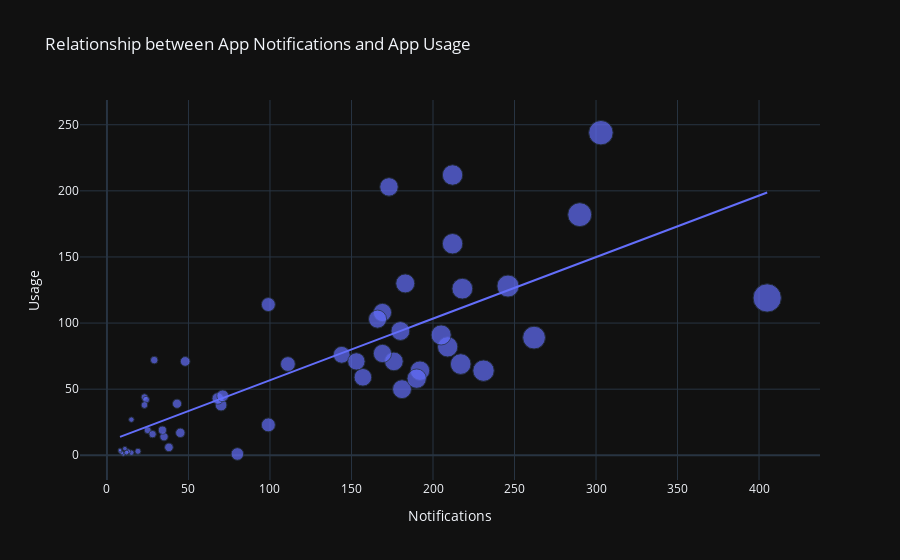

The cell this chart's notebook holds for it:
### Markdown cell above
Let's analyse if there is any positive correlation between the number of notifications and the amount of usage.

### Code cell
figure = px.scatter(data_frame=data,
                    x = 'Notifications',
                    y = 'Usage',
                    size = 'Notifications',
#                     color='App',
                    trendline = 'ols',
                    title = 'Relationship between App Notifications and App Usage'
                   )
figure.show()

### Figure 1 — Plotly figure (JSON) as saved in the notebook; plotly's stock layout.template omitted (floating-point values rounded to 4 significant figures)
{"data": [{"hovertemplate": "Notifications=%{marker.size}<br>Usage=%{y}<extra></extra>", "legendgroup": "", "marker": {"color": "#636efa", "size": [70, 43, 231, 35, 19, 25, 23, 28, 15, 29, 24, 34, 23, 48, 68, 71, 180, 99, 45, 10, 15, 13, 9, 8, 8, 11, 12, 209, 111, 183, 157, 246, 169, 99, 144, 80, 38, 218, 205, 212, 217, 405, 166, 173, 290, 153, 192, 181, 176, 212, 303, 169, 190, 262], "sizemode": "area", "sizeref": 1.012, "symbol": "circle"}, "mode": "markers", "name": "", "orientation": "v", "showlegend": false, "x": [70, 43, 231, 35, 19, 25, 23, 28, 15, 29, 24, 34, 23, 48, 68, 71, 180, 99, 45, 10, 15, 13, 9, 8, 8, 11, 12, 209, 111, 183, 157, 246, 169, 99, 144, 80, 38, 218, 205, 212, 217, 405, 166, 173, 290, 153, 192, 181, 176, 212, 303, 169, 190, 262], "xaxis": "x", "y": [38, 39, 64, 14, 3, 19, 44, 16, 27, 72, 42, 19, 38, 71, 43, 45, 94, 114, 17, 1, 2, 3, 2, 3, 4, 5, 2, 82, 69, 130, 59, 128, 108, 23, 76, 1, 6, 126, 91, 160, 69, 119, 103, 203, 182, 71, 64, 50, 71, 212, 244, 77, 58, 89], "yaxis": "y", "type": "scatter"}, {"hovertemplate": "<b>OLS trendline</b><br>Usage = 0.465523 * Notifications + 10.2432<br>R<sup>2</sup>=0.599775<br><br>Notifications=%{x}<br>Usage=%{y} <b>(trend)</b><extra></extra>", "legendgroup": "", "marker": {"color": "#636efa", "symbol": "circle"}, "mode": "lines", "name": "", "showlegend": false, "x": [8, 8, 9, 10, 11, 12, 13, 15, 15, 19, 23, 23, 24, 25, 28, 29, 34, 35, 38, 43, 45, 48, 68, 70, 71, 80, 99, 99, 111, 144, 153, 157, 166, 169, 169, 173, 176, 180, 181, 183, 190, 192, 205, 209, 212, 212, 217, 218, 231, 246, 262, 290, 303, 405], "xaxis": "x", "y": [13.97, 13.97, 14.43, 14.9, 15.36, 15.83, 16.3, 17.23, 17.23, 19.09, 20.95, 20.95, 21.42, 21.88, 23.28, 23.74, 26.07, 26.54, 27.93, 30.26, 31.19, 32.59, 41.9, 42.83, 43.3, 47.49, 56.33, 56.33, 61.92, 77.28, 81.47, 83.33, 87.52, 88.92, 88.92, 90.78, 92.18, 94.04, 94.5, 95.43, 98.69, 99.62, 105.7, 107.5, 108.9, 108.9, 111.3, 111.7, 117.8, 124.8, 132.2, 145.2, 151.3, 198.8], "yaxis": "y", "type": "scatter"}], "layout": {"xaxis": {"anchor": "y", "domain": [0.0, 1.0], "title": {"text": "Notifications"}}, "yaxis": {"anchor": "x", "domain": [0.0, 1.0], "title": {"text": "Usage"}}, "legend": {"tracegroupgap": 0, "itemsizing": "constant"}, "title": {"text": "Relationship between App Notifications and App Usage"}}}
